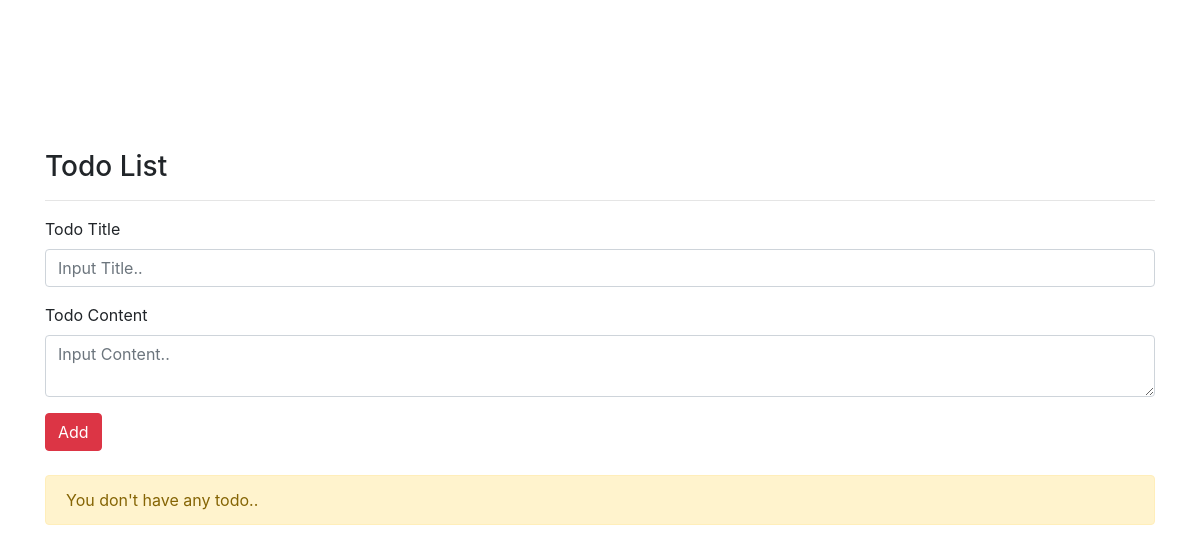
Before: / with the older database file.
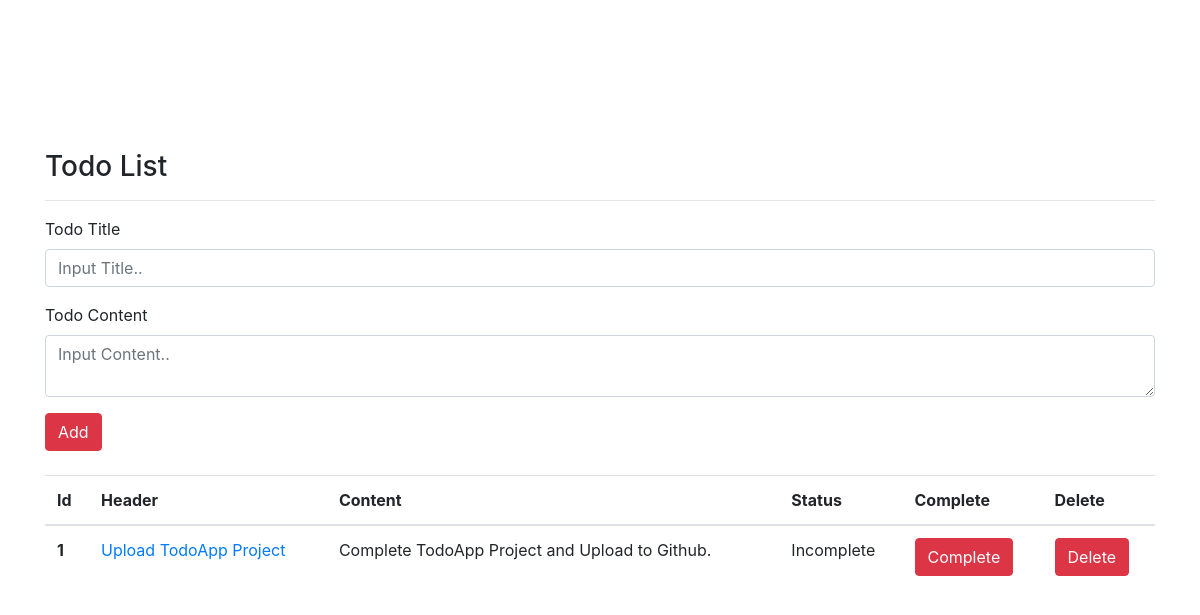
After: the same page with the newer database file.
### todo.py (models this page shows)
class Todo(db.Model):
    id = db.Column(db.Integer, primary_key=True)
    title = db.Column(db.String(80))
    content = db.Column(db.Text)
    complete = db.Column(db.Boolean)

### todo.py (the view)
@app.route("/")
def index():
    todos = Todo.query.all()
    """
    [
        {"id":1,"title":"Test1","content":"Test1,"complete"=0}
    ]
    """
    return render_template("index.html",todos=todos)

### templates/index.html (shortened to what this page needs)
<!DOCTYPE html>
<html lang="en" dir="ltr">
    <head>
        <link rel="stylesheet" href="https://maxcdn.bootstrapcdn.com/bootstrap/4.0.0/css/bootstrap.min.css">
    </head>
    <body>
        <div style="margin-Top:150px;" class="container">
            <h3>Todo List</h3>
            <hr>
            <form action="/add" method="post">
                <div class="form-group">
                    <label for="formGroupExampleInput">Todo Title</label>
                    <input type="text" name="title" class="form-control" id="formGroupExampleInput" placeholder="Input Title..">
                </div>
                <div class="form-group">
                    <label for="formGroupExampleInput2">Todo Content</label>
                    <textarea type="text" name="content" class="form-control" id="formGroupExampleInput2" placeholder="Input Content.."></textarea>
                </div>
                <button type="submit" class="btn btn-danger">Add</button>
                </form>
            </form><br>
            {% if todos == [] %}
                <div class = "alert alert-warning" role = "alert">
                    You don't have any todo..
                </div>
            {% else %}
                <table class="table">
                    <thead>
                    <tr>
                      <th scope="col">Id</th>
                      <th scope="col">Header</th>
                      <th scope="col">Content</th>
                      <th scope="col">Status</th>
                      <th scope="col">Complete</th>
                      <th scope="col">Delete</th>
                    </tr>
                    </thead>
                    <tbody>
                        {% for todo in todos %}
                        <tr>
                            <th scope="row">{{todo.id}}</th>
                            <td><a href="/detail/{{todo.id}}">{{todo.title}}</a></td>
                            <td>{{todo.content}}</td>
                            {% if todo.complete == False %}
                            <td>Incomplete</td>
                            {% else %}
                            <td>Completed</td>
                            {% endif %}
                            <td><a href="/complete/{{todo.id}}" class="btn btn-danger">Complete</a></td>
                            <td><a href="/delete/{{todo.id}}" class="btn btn-danger">Delete</a></td>
                        </tr>
                        {% endfor %}
                    </tbody>
                </table>
            {% endif %}
        </div>
    </body>
</html>

Changed rows visible on the page:
added Todo: id "1", title "Upload TodoApp Project", content "Complete TodoApp Project and Upload to Github.", complete "Incomplete"
Other visible differences:
text no longer shown: "You don't have any todo.."
text now shown: "Id Header Content Status Complete Delete"
